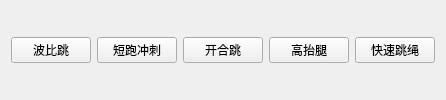
                            <widget class="QWidget" name="HIITpage">
                             <layout class="QHBoxLayout" name="horizontalLayout_17">
                              <item>
                               <widget class="QPushButton" name="btn_burpees">
                                <property name="text">
                                 <string>波比跳</string>
                                </property>
                               </widget>
                              </item>
                              <item>
                               <widget class="QPushButton" name="btn_spring_intervals">
                                <property name="text">
                                 <string>短跑冲刺</string>
                                </property>
                               </widget>
                              </item>
                              <item>
                               <widget class="QPushButton" name="btn_fast_jumping_jacks">
                                <property name="text">
                                 <string>开合跳</string>
                                </property>
                               </widget>
                              </item>
                              <item>
                               <widget class="QPushButton" name="btn_explosive_high_knees">
                                <property name="text">
                                 <string>高抬腿</string>
                                </property>
                               </widget>
                              </item>
                              <item>
                               <widget class="QPushButton" name="btn_fast_rope_skipping">
                                <property name="text">
                                 <string>快速跳绳</string>
                                </property>
                               </widget>
                              </item>
                             </layout>
                            </widget>
